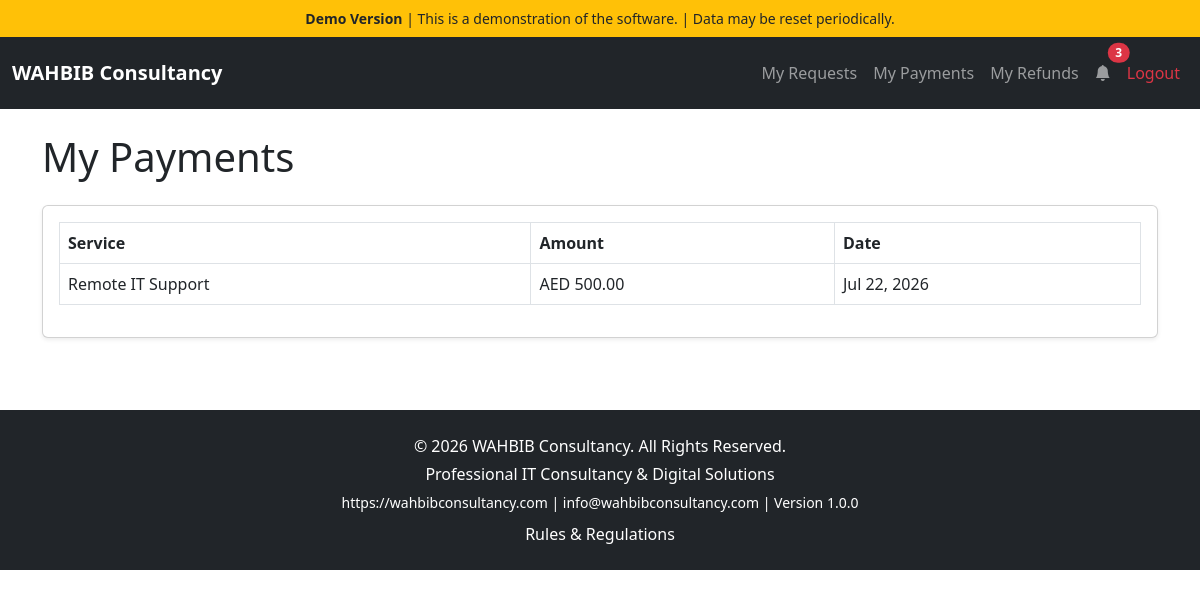
The page /public/index.php?page=customer-payments (signed in) on the database as committed earlier.
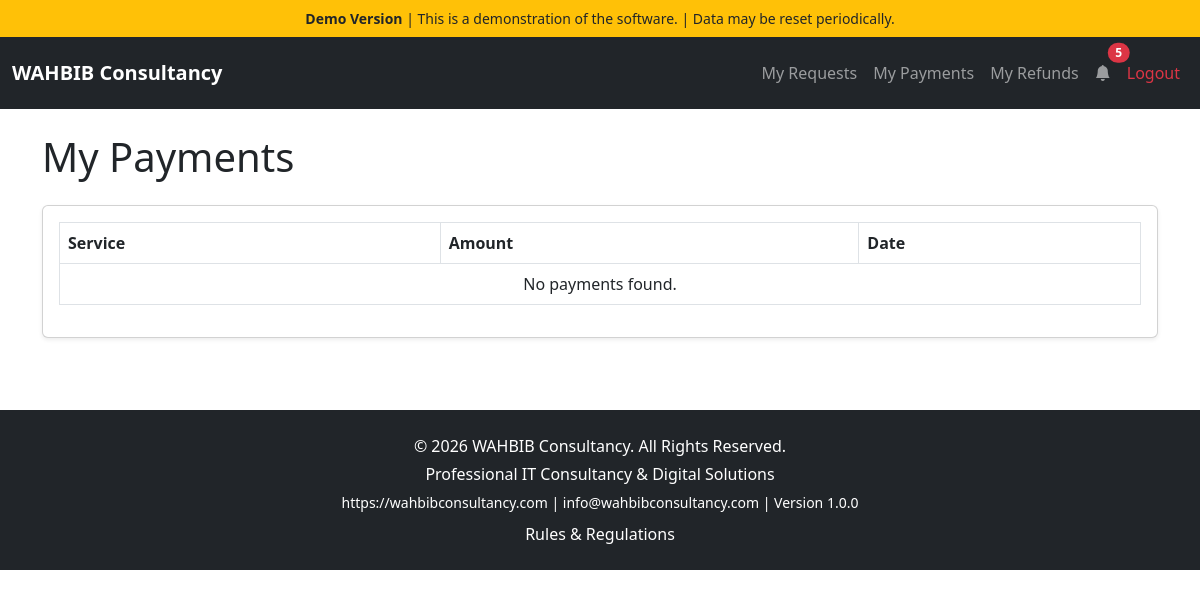
The same page on the database as committed later.
### tables this page shows
CREATE TABLE `payments` (
  `id` int(11) NOT NULL AUTO_INCREMENT,
  `request_id` int(11) NOT NULL,
  `amount` decimal(10,2) NOT NULL,
  `status` enum('Pending','Paid','Refunded','Failed') NOT NULL DEFAULT 'Pending',
  `payment_date` datetime DEFAULT NULL,
  `notes` text DEFAULT NULL,
  `created_at` timestamp NOT NULL DEFAULT current_timestamp(),
  PRIMARY KEY (`id`),
  KEY `request_id` (`request_id`),
  CONSTRAINT `payments_ibfk_1` FOREIGN KEY (`request_id`) REFERENCES `requests` (`id`) ON DELETE CASCADE
);

CREATE TABLE `services` (
  `id` int(11) NOT NULL AUTO_INCREMENT,
  `title` varchar(255) NOT NULL,
  `description` text NOT NULL,
  `created_at` timestamp NOT NULL DEFAULT current_timestamp(),
  `price` decimal(10,2) NOT NULL DEFAULT 0.00,
  `image` varchar(255) DEFAULT NULL,
  PRIMARY KEY (`id`)
);

### public/index.php (called while the page is built, shortened)
<?php
require_once ROOT_PATH . '/routes.php';

### app/views/layouts/partials/navbar-customer.php (the view, shortened to what this page needs)
 <?php
$customerNotificationCount = 0;
if (isset($_SESSION['customer'])) {
    $stmt = $pdo->prepare("
        SELECT COUNT(*)
        FROM notifications
        WHERE recipient_type = 'customer'
          AND recipient_id = ?
          AND is_read = 0
    ");
    $stmt->execute([
        (int) $_SESSION['customer']['id']
    ]);
    $customerNotificationCount = (int) $stmt->fetchColumn();
}
?>
<nav class="navbar navbar-expand-lg navbar-dark bg-dark py-3">
    <div class="container-fluid">
        <a
            class="navbar-brand fw-bold"
            href="?page=customer-dashboard"
            title="<?= COMPANY_TAGLINE ?>">
            <?= COMPANY_NAME ?>
        </a>
        <div
            class="collapse navbar-collapse"
            id="navbarNav">
            <ul class="navbar-nav ms-auto align-items-lg-center">
                <li class="nav-item">
                    <a
                        class="nav-link"
                        href="?page=customer-requests">
                        My Requests
                    </a>
                </li>
                <li class="nav-item">
                    <a
                        class="nav-link"
                        href="?page=customer-payments">
                        My Payments
                    </a>
                </li>
                <li class="nav-item">
                    <a
                        class="nav-link"
                        href="?page=customer-refunds">
                        My Refunds
                    </a>
                </li>
                <li class="nav-item dropdown">
                    <a
                        class="nav-link position-relative"
                        href="#"
                        id="customerNotificationsDropdown"
                        role="button"
                        data-bs-toggle="dropdown"
                        aria-expanded="false">
                        <i class="bi bi-bell-fill"></i>
                        <?php if ($customerNotificationCount > 0): ?>
                            <span
                                class="position-absolute top-0 start-100 translate-middle badge rounded-pill bg-danger">
                                <?= $customerNotificationCount ?>
                            </span>
                        <?php endif; ?>
                    </a>
                </li>
                <li class="nav-item">
                    <a
                        class="nav-link text-danger"
                        href="?page=customer-logout">
                        Logout
                    </a>
                </li>
            </ul>
        </div>
    </div>
</nav>

### app/views/customer/customer-payments.php (shortened to what this page needs)
<?php
require dirname(__DIR__) . '/layouts/header-customer.php';
$customerId = $_SESSION['customer']['id'];
$stmt = $pdo->prepare("
    SELECT
        p.*,
        s.title AS service_title
    FROM payments p
    JOIN requests r
        ON p.request_id = r.id
    JOIN services s
        ON r.service_id = s.id
    WHERE r.customer_id = ?
    ORDER BY p.id DESC
");
$stmt->execute([$customerId]);
$payments = $stmt->fetchAll();
?>
<h1 class="mb-4">
    My Payments
</h1>
<div class="card shadow-sm">
    <div class="card-body">
        <table class="table table-bordered">
            <thead>
                <tr>
                    <th>Service</th>
                    <th>Amount</th>
                    <th>Date</th>
                </tr>
            </thead>
            <tbody>
                <?php if ($payments): ?>
                    <?php foreach ($payments as $payment): ?>
                        <tr>
                            <td>
                                <?= htmlspecialchars($payment['service_title']) ?>
                            </td>
                            <td>
                                AED <?= number_format($payment['amount'], 2) ?>
                            </td>
                            <td>
                                <?= date('M d, Y', strtotime($payment['payment_date'])) ?>
                            </td>
                        </tr>
                    <?php endforeach; ?>
                <?php else: ?>
                    <tr>
                        <td colspan="3" class="text-center">
                            No payments found.
                        </td>
                    </tr>
                <?php endif; ?>
            </tbody>
        </table>
    </div>
</div>
<?php require dirname(__DIR__) . '/layouts/footer.php'; ?>

Rows that differ between the two databases and show on the page:
removed payments: services.title "Remote IT Support", amount "500.00", payment_date "Jul 22, 2026"
Other text that changed with them:
$customerNotificationCount: "3" → "5"
text now shown: "No payments found."
